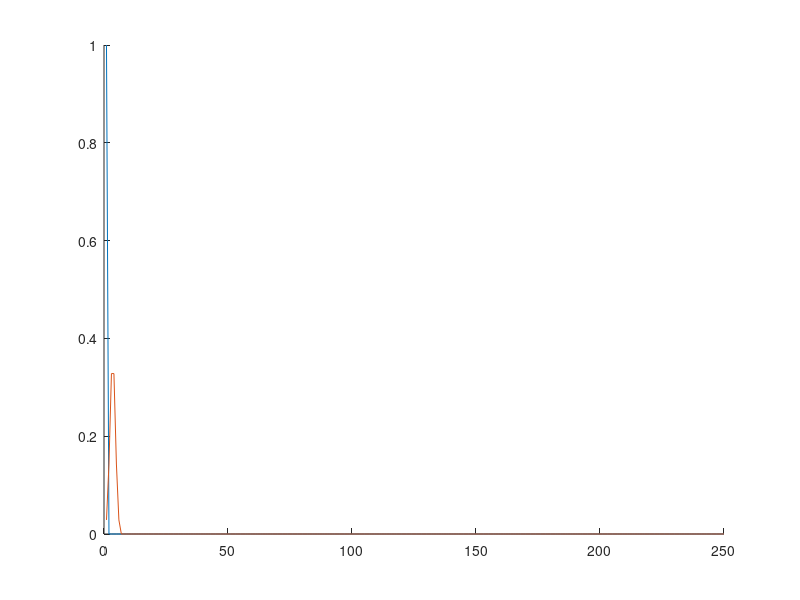

This figure's MATLAB source: (Note: this script raises an error after producing the figure.)
clf
hold on
load('filtered_impulse.txt', "-ascii")
load('impulse.txt', "-ascii")

impulse=transpose(impulse)
filtered_impulse=transpose(filtered_impulse)

indicies=1:1:length(impulse)

plot(indicies, impulse)
plot(indicies, filtered_impulse)

gird
        hold off

